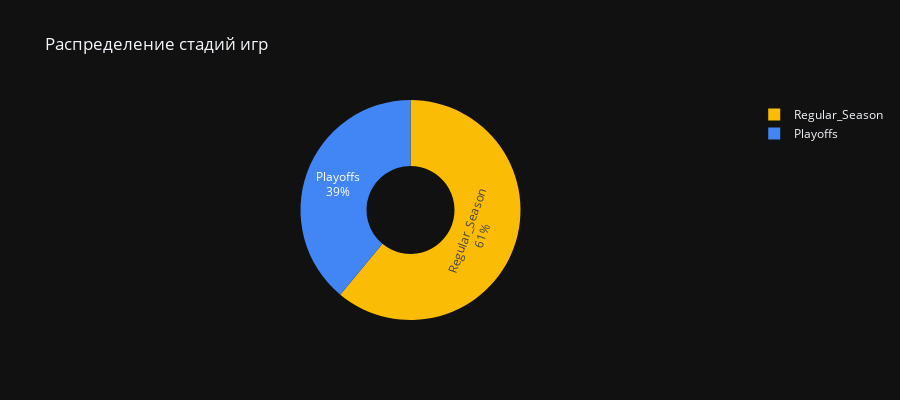

Notebook code cell kept with this figure:
### Code cell
values=nba['Stage'].value_counts().values
labels=nba['Stage'].value_counts().index
test_1 = px.pie(nba, values=values, names=labels,
             color=labels,
             color_discrete_map={'Regular_Season': '#FBBC05', 'Playoffs':'#4285F4'}, 
             height=400,
             title='Распределение стадий игр', 
             hole=.4,
             hover_name=labels,
            template='plotly_dark'
            )
test_1.update_traces(textposition='inside', textinfo='percent+label')
test_1.update_layout(legend_itemclick="toggleothers")
test_1.show()

### Figure 1 — Plotly figure (JSON) as saved in the notebook; plotly's stock layout.template omitted (floating-point values rounded to 4 significant figures)
{"data": [{"customdata": [["Regular_Season"], ["Playoffs"]], "domain": {"x": [0, 1], "y": [0, 1]}, "hole": 0.4, "hovertemplate": "<b>%{hovertext}</b><br><br>label=%{label}<br>value=%{value}<br>color=%{customdata[0]}<extra></extra>", "hovertext": ["Regular_Season", "Playoffs"], "labels": ["Regular_Season", "Playoffs"], "legendgroup": "", "marker": {"colors": ["#FBBC05", "#4285F4"]}, "name": "", "showlegend": true, "textinfo": "percent+label", "textposition": "inside", "type": "pie", "values": [4658, 2975]}], "layout": {"height": 400, "legend": {"itemclick": "toggleothers", "tracegroupgap": 0}, "title": {"text": "Распределение стадий игр"}}}
